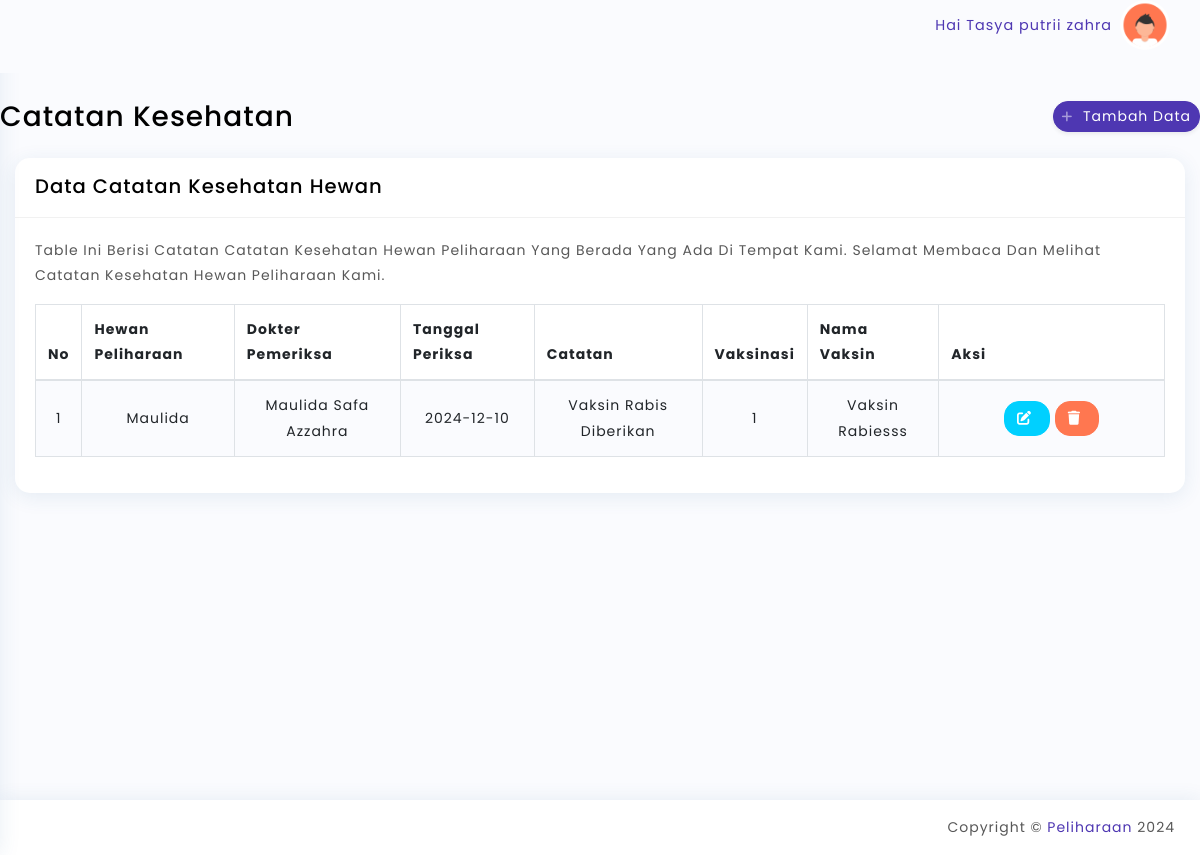
The page /admin/record.php (signed in) on the database its author committed.
### tables this page shows
CREATE TABLE `health_records` (
  `id` int(11) NOT NULL,
  `id_pet` int(11) NOT NULL,
  `id_dokter` int(11) NOT NULL,
  `tanggal_periksa` varchar(100) NOT NULL,
  `catatan` text NOT NULL,
  `vaksinasi` char(11) DEFAULT '0',
  `nama_vaksin` varchar(100) DEFAULT NULL
);

CREATE TABLE `pets` (
  `id` int(11) NOT NULL,
  `id_owner` int(11) NOT NULL,
  `nama_hewan` varchar(100) NOT NULL,
  `jenis` varchar(50) NOT NULL,
  `ras` varchar(50) DEFAULT NULL,
  `jenis_kelamin` varchar(100) NOT NULL,
  `tanggal_lahir` varchar(100) NOT NULL
);

CREATE TABLE `vets` (
  `id` int(11) NOT NULL,
  `nama` varchar(100) NOT NULL,
  `spesialisasi` varchar(100) DEFAULT NULL,
  `kontek` varchar(50) DEFAULT NULL,
  `alamat` text DEFAULT NULL,
  `id_user` int(11) NOT NULL
);

### config/app.php (called while the page is built, shortened)
<?php
include "koneksi.php";
function select($query)
{
  global $db;
  $result = mysqli_query($db, $query);
  $rows = [];
  while ($row = mysqli_fetch_assoc($result)) {
    $rows[] = $row;
  }
  return $rows;
}

### admin/record.php (the view, shortened to what this page needs)
<?php
$data_kesehatan = select("SELECT
            health_records.id,
            health_records.tanggal_periksa,
            health_records.catatan,
            health_records.vaksinasi,
            health_records.nama_vaksin,
            pets.nama_hewan AS pet_name,
            vets.nama AS vet_name
          FROM
            health_records
          LEFT JOIN pets
          ON health_records.id_pet = pets.id
          LEFT JOIN
          vets ON health_records.id_dokter = vets.id;");
?>
<!doctype html>
<html lang="en">
   <head>
      <link rel="stylesheet" href="../assets/css/bootstrap.min.css">
      <link rel="stylesheet" href="../assets/css/typography.css">
      <link rel="stylesheet" href="../assets/css/style.css">
      <link rel="stylesheet" href="../assets/css/responsive.css">
      <link href="https://cdnjs.cloudflare.com/ajax/libs/font-awesome/6.0.0-beta3/css/all.min.css" rel="stylesheet">
   </head>
   <body class="sidebar-main-active right-column-fixed">
      <div class="wrapper">
       <?php include '../admin/template_admin/navbar.php'; ?>
         <div id="content-page" class="content-page">
         <div class="d-sm-flex align-items-center justify-content-between mb-4">
            <h1 class="h3 mb-0 text-gray-800">Catatan Kesehatan</h1>
              <a href="recordtambah.php" class="d-none d-sm-inline-block btn btn-sm btn-primary shadow-sm">
                <i class="fas fa-plus fa-sm text-white-50"></i> Tambah Data
              </a>
          </div>
            <div class="container-fluid">
               <div class="row">
                  <div class="col-sm-12">
                     <div class="iq-card">
                        <div class="iq-card-header d-flex justify-content-between">
                           <div class="iq-header-title">
                              <h4 class="card-title">Data Catatan Kesehatan Hewan</h4>
                           </div>
                        </div>
                        <div class="iq-card-body">
                           <p>Table Ini Berisi Catatan Catatan Kesehatan Hewan Peliharaan Yang Berada Yang Ada Di Tempat Kami. Selamat Membaca Dan Melihat Catatan Kesehatan Hewan Peliharaan Kami.</p>
                           <div class="table-responsive">
                              <table id="datatable" class="table table-striped table-bordered" >
                              <thead>
                         <tr>
                            <th>No</th>
                            <th>Hewan Peliharaan</th>
                            <th>Dokter Pemeriksa</th>
                            <th>Tanggal Periksa</th>
                            <th>Catatan</th>
                            <th>Vaksinasi</th>
                            <th>Nama Vaksin </th>
                            <th style="width = 20%;">Aksi</th>
                        </tr>
                    </thead>
               <tbody>
            <?php $ids = 1; ?>
                        <?php foreach ($data_kesehatan as $catatan): ?>
                            <tr>
                                <td class="text-center"><?= $ids++; ?></td>
                                <td class="text-center"><?= $catatan['pet_name']; ?></td>
                                <td class="text-center"><?= $catatan['vet_name']; ?></td>
                                <td class="text-center"><?= $catatan['tanggal_periksa']; ?></td>
                                <td class="text-center"><?= $catatan['catatan']; ?></td>
                                <td class="text-center"><?= $catatan['vaksinasi']; ?></td>
                                <td class="text-center"><?= $catatan['nama_vaksin']; ?></td>
                                <td width="20%" class="text-center">
                                    <a href="recordedit.php?id=<?= $catatan['id']; ?>" class="btn btn-info">
                                    <i class="fas fa-edit"></i>
                                    </a>
                                    <a href="recorddelete.php?id=<?= $catatan['id']; ?>" class="btn btn-danger"  onclick="return confirmDelete();" title="delete">
                                    <i class="fas fa-trash"></i>
                                    </a>
                                </td>
                            </tr>
                            <?php endforeach; ?>
               </tbody>
                </table>
                           </div>
                        </div>
                     </div>
                  </div>
               </div>
            </div>
         </div>
      </div>
          <?php include '../admin/template_admin/footer.php';?>
   </body>
</html>

### assets/css/typography.css (style rules this page uses)
body { font-family: 'Poppins', sans-serif; font-weight: 400; font-style: normal; font-size: 14px; line-height: 1.8; letter-spacing: 1px; padding: 0; margin: 0; color: var(--iq-body-text); background: var(--iq-body-bg); }
a, .btn { -webkit-transition: all 0.5s ease-out 0s; -moz-transition: all 0.5s ease-out 0s; -ms-transition: all 0.5s ease-out 0s; -o-transition: all 0.5s ease-out 0s; transition: all 0.5s ease-out 0s; }
a, button, input, btn { outline: medium none !important; }
a { color: var(--iq-primary); }
h1, h2, h3, h4, h5, h6 { font-family: 'Poppins', sans-serif; font-weight: 500; margin: 0px; line-height: 1.5; color: var(--iq-title-text); }
h1 { font-size: 3.052em; }
h4 { font-size: 1.400em; }
.table-striped tbody tr:nth-of-type(odd) { background: var(--iq-body-bg); }
.table td, .table th { vertical-align: middle; }
.iq-card { background: var(--iq-light-card); -webkit-border-radius: 15px; -moz-border-radius: 15px; border-radius: 15px; margin-bottom: 30px; border: none; -webkit-box-shadow: 0px 4px 20px 0px rgba(44, 101, 144, 0.1); box-shadow: 0px 4px 20px 0px rgba(44, 101, 144, 0.1); }
.iq-card-body { padding: 20px; }
.iq-card .iq-card-header { padding: 0 20px; min-height: 60px; -ms-flex-align: center !important; align-items: center !important; border-bottom: 1px solid var(--iq-border-light); }
.iq-card .iq-card-header .iq-header-title { display: inline-block; align-self: center !important; }
.iq-card .iq-card-header .iq-header-title .card-title { margin-bottom: 0; }
.btn { font-size: 14px; border-radius: 15px; }
.btn i { margin-right: 5px; }
.btn-primary { background: var(--iq-primary); border-color: var(--iq-primary); }
.btn-danger { background-color: var(--iq-danger); border-color: var(--iq-danger); }
.btn-info { background-color: var(--iq-info); border-color: var(--iq-info); }

### assets/css/responsive.css (style rules this page uses)
@media (max-width:1299px) { .content-page, body.sidebar-main .content-page { margin-left: 0; padding: 100px 0 0; } }

### assets/css/variable.css (style rules this page uses)
:root { --iq-title-text: #000000; --iq-body-text: #585858; --iq-body-bg: #fafbfe; --iq-primary: #4e37b2; --iq-secondary: #a09e9e; --iq-success: #1ee2ac; --iq-warning: #ffdd31; --iq-danger: #ff7750; --iq-info: #00d0ff; --iq-dark: #01041b; --iq-light: #ccced2; --iq-white: #ffffff; --iq-black: #000000; --iq-gray: #c2c2c2; --iq-close: #ff4e4e; --iq-search: #b4a4ff; --iq-light-primary: #dbd7f0; --iq-light-secondary: #f1f2f1; --iq-light-success: #e1fff7; --iq-light-danger: #ffe4dc; --iq-light-warning: #fefaee; --iq-light-info: #f4f0ff; --iq-light-dark: #f0efef; --iq-light-close: #ffdbdb; --iq-light-menu: #9f8bf6; --iq-light-search: #5b43c7; --iq-light-hover: #eaeeff; --iq-primary-hover: #452abb; --iq-secondary-hover: #3948e8; --iq-success-hover: #0ce1a6; --iq-danger-hover: #f9663c; --iq-warning-hover: #fefaee; --iq-info-hover: #03b6de; --iq-dark-hover: #3948e8; --iq-border-light: #f1f1f1; --iq-border-danger: #ff9273; --iq-light-card: #ffffff; --iq-primary-rgb: 100, 114, 248; --iq-color1: #4e37b2; --iq-color2: #02d871; --iq-color3: #309cf3; --iq-color4: #ff00ff; --iq-color5: #fb1f4c; --iq-color6: #00ced1; --iq-color7: #f35f3b; --iq-color8: #fde117; --iq-color9: #ff0000; --iq-color10: #88028c; --iq-color11: #00d5ab; --iq-color12: #ce9252; --iq-color13: #f9ae02; --iq-color14: #1e7fe4; --iq-color15: #006400; --iq-color16: #fa7c04; --iq-color17: #81bf02; --iq-color18: #99a7ca; --iq-color19: #3d2a26; --iq-color20: #a0746b; }

### rows shown on the page
health_records: id_pet.nama_hewan "Maulida", id_dokter.nama "Maulida Safa Azzahra", tanggal_periksa "2024-12-10", catatan "Vaksin Rabis Diberikan", vaksinasi "1", nama_vaksin "Vaksin Rabiesss"

### other values the page prints
$nama "Tasya putrii zahra"
